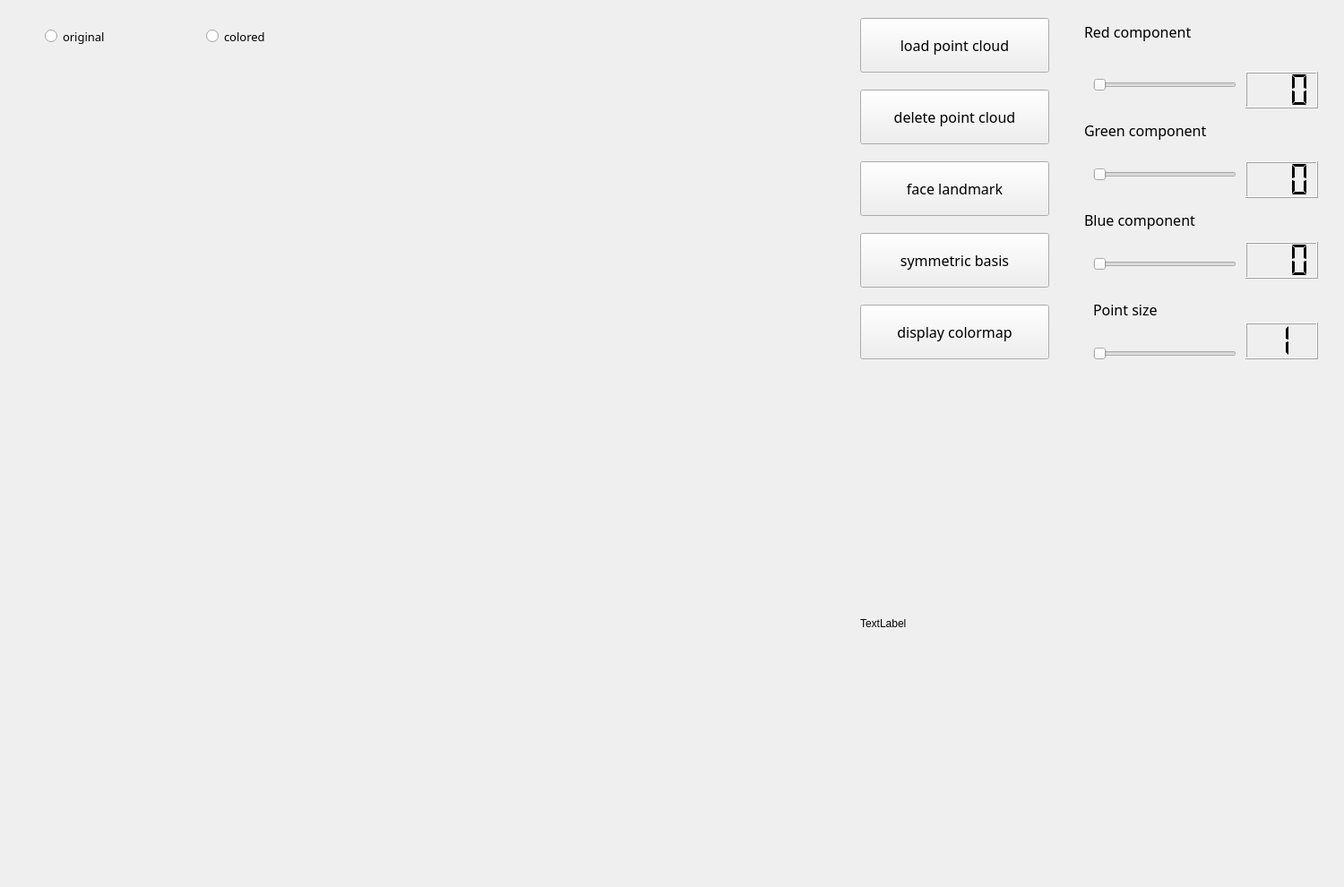
<?xml version="1.0" encoding="UTF-8"?>
<ui version="4.0">
 <class>PCLViewer</class>
 <widget class="QMainWindow" name="PCLViewer">
  <property name="geometry">
   <rect>
    <x>0</x>
    <y>0</y>
    <width>1500</width>
    <height>990</height>
   </rect>
  </property>
  <property name="minimumSize">
   <size>
    <width>0</width>
    <height>0</height>
   </size>
  </property>
  <property name="maximumSize">
   <size>
    <width>5000</width>
    <height>5000</height>
   </size>
  </property>
  <property name="windowTitle">
   <string>PCLViewer</string>
  </property>
  <widget class="QWidget" name="centralwidget">
   <widget class="QVTKWidget" name="qvtkWidget" native="true">
    <property name="geometry">
     <rect>
      <x>20</x>
      <y>100</y>
      <width>871</width>
      <height>861</height>
     </rect>
    </property>
   </widget>
   <widget class="QSlider" name="horizontalSlider_R">
    <property name="geometry">
     <rect>
      <x>1220</x>
      <y>80</y>
      <width>160</width>
      <height>29</height>
     </rect>
    </property>
    <property name="maximum">
     <number>255</number>
    </property>
    <property name="value">
     <number>0</number>
    </property>
    <property name="orientation">
     <enum>Qt::Horizontal</enum>
    </property>
   </widget>
   <widget class="QSlider" name="horizontalSlider_G">
    <property name="geometry">
     <rect>
      <x>1220</x>
      <y>180</y>
      <width>160</width>
      <height>29</height>
     </rect>
    </property>
    <property name="maximum">
     <number>255</number>
    </property>
    <property name="value">
     <number>0</number>
    </property>
    <property name="orientation">
     <enum>Qt::Horizontal</enum>
    </property>
   </widget>
   <widget class="QSlider" name="horizontalSlider_B">
    <property name="geometry">
     <rect>
      <x>1220</x>
      <y>280</y>
      <width>160</width>
      <height>29</height>
     </rect>
    </property>
    <property name="maximum">
     <number>255</number>
    </property>
    <property name="value">
     <number>0</number>
    </property>
    <property name="orientation">
     <enum>Qt::Horizontal</enum>
    </property>
   </widget>
   <widget class="QLCDNumber" name="lcdNumber_R">
    <property name="geometry">
     <rect>
      <x>1390</x>
      <y>80</y>
      <width>81</width>
      <height>41</height>
     </rect>
    </property>
    <property name="digitCount">
     <number>3</number>
    </property>
    <property name="segmentStyle">
     <enum>QLCDNumber::Flat</enum>
    </property>
    <property name="intValue" stdset="0">
     <number>0</number>
    </property>
   </widget>
   <widget class="QLCDNumber" name="lcdNumber_G">
    <property name="geometry">
     <rect>
      <x>1390</x>
      <y>180</y>
      <width>81</width>
      <height>41</height>
     </rect>
    </property>
    <property name="digitCount">
     <number>3</number>
    </property>
    <property name="segmentStyle">
     <enum>QLCDNumber::Flat</enum>
    </property>
    <property name="intValue" stdset="0">
     <number>0</number>
    </property>
   </widget>
   <widget class="QLCDNumber" name="lcdNumber_B">
    <property name="geometry">
     <rect>
      <x>1390</x>
      <y>270</y>
      <width>81</width>
      <height>41</height>
     </rect>
    </property>
    <property name="digitCount">
     <number>3</number>
    </property>
    <property name="segmentStyle">
     <enum>QLCDNumber::Flat</enum>
    </property>
    <property name="intValue" stdset="0">
     <number>0</number>
    </property>
   </widget>
   <widget class="QSlider" name="horizontalSlider_p">
    <property name="geometry">
     <rect>
      <x>1220</x>
      <y>380</y>
      <width>160</width>
      <height>29</height>
     </rect>
    </property>
    <property name="minimum">
     <number>1</number>
    </property>
    <property name="maximum">
     <number>6</number>
    </property>
    <property name="value">
     <number>1</number>
    </property>
    <property name="orientation">
     <enum>Qt::Horizontal</enum>
    </property>
   </widget>
   <widget class="QLCDNumber" name="lcdNumber_p">
    <property name="geometry">
     <rect>
      <x>1390</x>
      <y>360</y>
      <width>81</width>
      <height>41</height>
     </rect>
    </property>
    <property name="focusPolicy">
     <enum>Qt::NoFocus</enum>
    </property>
    <property name="digitCount">
     <number>1</number>
    </property>
    <property name="segmentStyle">
     <enum>QLCDNumber::Flat</enum>
    </property>
    <property name="intValue" stdset="0">
     <number>1</number>
    </property>
    <property name="faceImage" stdset="0">
     <pixmap/>
    </property>
   </widget>
   <widget class="QLabel" name="label">
    <property name="geometry">
     <rect>
      <x>1210</x>
      <y>20</y>
      <width>191</width>
      <height>31</height>
     </rect>
    </property>
    <property name="font">
     <font>
      <family>M+ 2c light</family>
      <pointsize>12</pointsize>
      <weight>50</weight>
      <italic>false</italic>
      <bold>false</bold>
     </font>
    </property>
    <property name="text">
     <string>Red component</string>
    </property>
   </widget>
   <widget class="QLabel" name="label_2">
    <property name="geometry">
     <rect>
      <x>1210</x>
      <y>130</y>
      <width>241</width>
      <height>31</height>
     </rect>
    </property>
    <property name="font">
     <font>
      <family>M+ 2c light</family>
      <pointsize>12</pointsize>
      <weight>50</weight>
      <italic>false</italic>
      <bold>false</bold>
     </font>
    </property>
    <property name="text">
     <string>Green component</string>
    </property>
   </widget>
   <widget class="QLabel" name="label_3">
    <property name="geometry">
     <rect>
      <x>1210</x>
      <y>230</y>
      <width>211</width>
      <height>31</height>
     </rect>
    </property>
    <property name="font">
     <font>
      <family>M+ 2c light</family>
      <pointsize>12</pointsize>
      <weight>50</weight>
      <italic>false</italic>
      <bold>false</bold>
     </font>
    </property>
    <property name="text">
     <string>Blue component</string>
    </property>
   </widget>
   <widget class="QLabel" name="label_4">
    <property name="geometry">
     <rect>
      <x>1220</x>
      <y>330</y>
      <width>251</width>
      <height>31</height>
     </rect>
    </property>
    <property name="font">
     <font>
      <family>M+ 2c light</family>
      <pointsize>12</pointsize>
      <weight>50</weight>
      <italic>false</italic>
      <bold>false</bold>
     </font>
    </property>
    <property name="text">
     <string>Point size</string>
    </property>
   </widget>
   <widget class="QPushButton" name="pushButton_load">
    <property name="geometry">
     <rect>
      <x>960</x>
      <y>20</y>
      <width>211</width>
      <height>61</height>
     </rect>
    </property>
    <property name="font">
     <font>
      <family>M+ 2c light</family>
      <pointsize>12</pointsize>
     </font>
    </property>
    <property name="text">
     <string>load point cloud</string>
    </property>
   </widget>
   <widget class="QLabel" name="qPixmap">
    <property name="geometry">
     <rect>
      <x>960</x>
      <y>440</y>
      <width>512</width>
      <height>511</height>
     </rect>
    </property>
    <property name="text">
     <string>TextLabel</string>
    </property>
   </widget>
   <widget class="QPushButton" name="pushButton_delete">
    <property name="geometry">
     <rect>
      <x>960</x>
      <y>100</y>
      <width>211</width>
      <height>61</height>
     </rect>
    </property>
    <property name="font">
     <font>
      <family>M+ 2c light</family>
      <pointsize>12</pointsize>
     </font>
    </property>
    <property name="text">
     <string>delete point cloud</string>
    </property>
   </widget>
   <widget class="QPushButton" name="pushButton_landmark">
    <property name="geometry">
     <rect>
      <x>960</x>
      <y>180</y>
      <width>211</width>
      <height>61</height>
     </rect>
    </property>
    <property name="font">
     <font>
      <family>M+ 2c light</family>
      <pointsize>12</pointsize>
     </font>
    </property>
    <property name="text">
     <string>face landmark</string>
    </property>
   </widget>
   <widget class="QPushButton" name="pushButton_basis">
    <property name="geometry">
     <rect>
      <x>960</x>
      <y>260</y>
      <width>211</width>
      <height>61</height>
     </rect>
    </property>
    <property name="font">
     <font>
      <family>M+ 2c light</family>
      <pointsize>12</pointsize>
     </font>
    </property>
    <property name="text">
     <string>symmetric basis</string>
    </property>
   </widget>
   <widget class="QPushButton" name="pushButton_asym">
    <property name="geometry">
     <rect>
      <x>960</x>
      <y>340</y>
      <width>211</width>
      <height>61</height>
     </rect>
    </property>
    <property name="font">
     <font>
      <family>M+ 2c light</family>
      <pointsize>12</pointsize>
     </font>
    </property>
    <property name="text">
     <string>display colormap</string>
    </property>
   </widget>
   <widget class="QRadioButton" name="radioButton_original">
    <property name="geometry">
     <rect>
      <x>50</x>
      <y>30</y>
      <width>141</width>
      <height>21</height>
     </rect>
    </property>
    <property name="font">
     <font>
      <family>M+ 2c light</family>
      <pointsize>10</pointsize>
     </font>
    </property>
    <property name="text">
     <string>original</string>
    </property>
    <attribute name="buttonGroup">
     <string notr="true">buttonGroup</string>
    </attribute>
   </widget>
   <widget class="QRadioButton" name="radioButton_colored">
    <property name="geometry">
     <rect>
      <x>230</x>
      <y>30</y>
      <width>141</width>
      <height>21</height>
     </rect>
    </property>
    <property name="font">
     <font>
      <family>M+ 2c light</family>
      <pointsize>10</pointsize>
     </font>
    </property>
    <property name="text">
     <string>colored</string>
    </property>
    <attribute name="buttonGroup">
     <string notr="true">buttonGroup</string>
    </attribute>
   </widget>
  </widget>
 </widget>
 <customwidgets>
  <customwidget>
   <class>QVTKWidget</class>
   <extends>QWidget</extends>
   <header>QVTKWidget.h</header>
  </customwidget>
 </customwidgets>
 <resources/>
 <connections>
  <connection>
   <sender>horizontalSlider_R</sender>
   <signal>sliderMoved(int)</signal>
   <receiver>lcdNumber_R</receiver>
   <slot>display(int)</slot>
   <hints>
    <hint type="sourcelabel">
     <x>136</x>
     <y>111</y>
    </hint>
    <hint type="destinationlabel">
     <x>222</x>
     <y>115</y>
    </hint>
   </hints>
  </connection>
  <connection>
   <sender>horizontalSlider_G</sender>
   <signal>sliderMoved(int)</signal>
   <receiver>lcdNumber_G</receiver>
   <slot>display(int)</slot>
   <hints>
    <hint type="sourcelabel">
     <x>166</x>
     <y>193</y>
    </hint>
    <hint type="destinationlabel">
     <x>235</x>
     <y>195</y>
    </hint>
   </hints>
  </connection>
  <connection>
   <sender>horizontalSlider_B</sender>
   <signal>sliderMoved(int)</signal>
   <receiver>lcdNumber_B</receiver>
   <slot>display(int)</slot>
   <hints>
    <hint type="sourcelabel">
     <x>185</x>
     <y>273</y>
    </hint>
    <hint type="destinationlabel">
     <x>224</x>
     <y>275</y>
    </hint>
   </hints>
  </connection>
  <connection>
   <sender>horizontalSlider_p</sender>
   <signal>sliderMoved(int)</signal>
   <receiver>lcdNumber_p</receiver>
   <slot>display(int)</slot>
   <hints>
    <hint type="sourcelabel">
     <x>136</x>
     <y>352</y>
    </hint>
    <hint type="destinationlabel">
     <x>253</x>
     <y>342</y>
    </hint>
   </hints>
  </connection>
 </connections>
 <buttongroups>
  <buttongroup name="buttonGroup"/>
 </buttongroups>
</ui>
